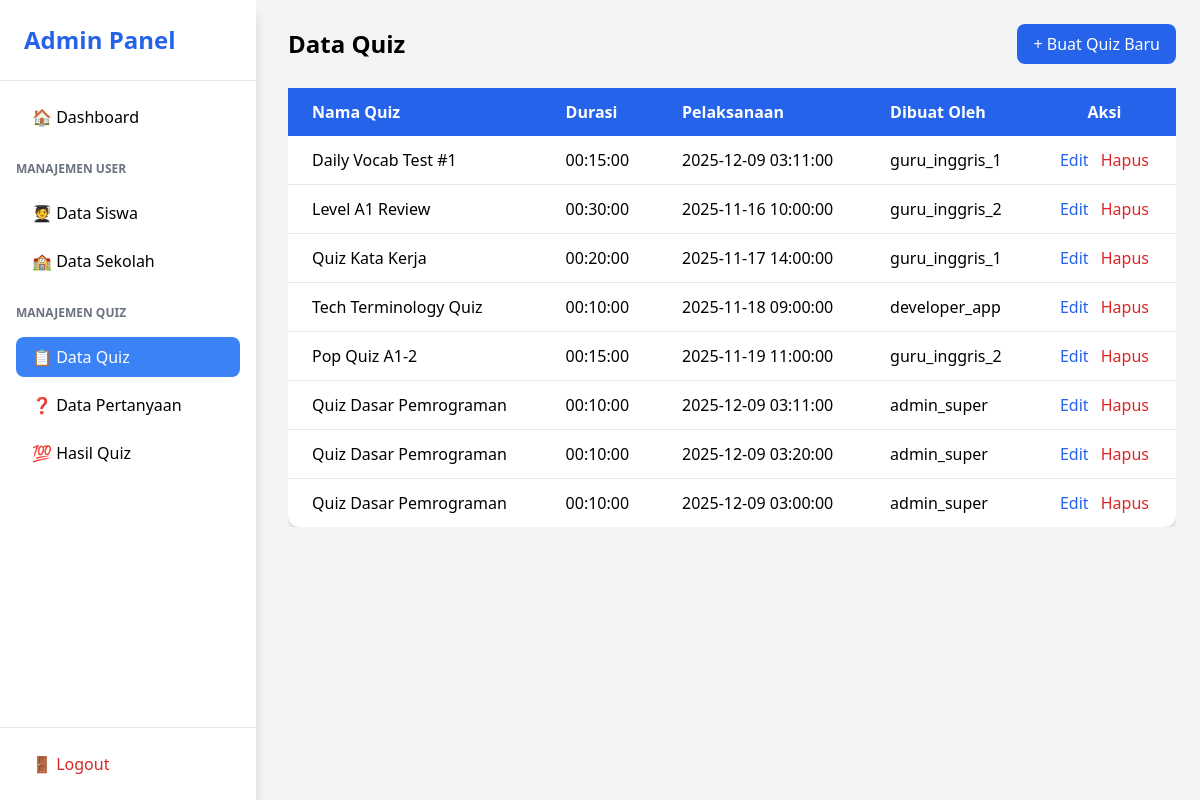
Page /?action=quizAdmin (signed in) on the committed database.
### tables this page shows
CREATE TABLE `quiz` (
  `id_quiz` int NOT NULL AUTO_INCREMENT,
  `nama_quiz` varchar(100) NOT NULL,
  `durasi` time DEFAULT NULL,
  `waktu_pelaksanaan` datetime DEFAULT NULL,
  `waktu_berakhir` datetime DEFAULT NULL,
  `admin_id` int DEFAULT NULL,
  PRIMARY KEY (`id_quiz`),
  KEY `admin_id` (`admin_id`),
  CONSTRAINT `quiz_ibfk_1` FOREIGN KEY (`admin_id`) REFERENCES `admin` (`id_admin`)
);

### controller/admin/quizController.php (called while the page is built, shortened)
<?php
include "config/koneksi.php";
include "model/admin/quizModel.php";
function index(){
    $data = getAllQuiz();
    include "view/admin/quiz.php";
}

### index.php (called while the page is built, shortened)
<?php
$method = $_GET['method'] ?? 'index';
$method();

### model/admin/quizModel.php (called while the page is built, shortened)
<?php
function getAllQuiz() {
    global $conn;
    $query = mysqli_query($conn, "SELECT q.*, a.username as admin_name FROM quiz AS q JOIN admin AS a ON q.admin_id = a.id_admin");
    return mysqli_fetch_all($query, MYSQLI_ASSOC);
}

### view/admin/quiz.php (the view, shortened to what this page needs)
<!DOCTYPE html>
<html lang="id">
<head>
    <script src="https://cdn.tailwindcss.com"></script>
</head>
<body class="bg-gray-100">
<div class="min-h-screen flex">
    <div class="w-64 bg-white shadow-lg fixed top-0 left-0 h-full">
        <?php include 'component/sidebar.php'; ?>
    </div>
    <main class="flex-1 pl-72 p-6">
        <div class="flex justify-between items-center mb-6">
            <h1 class="text-2xl font-bold">Data Quiz</h1>
            <a href="?action=quizAdmin&method=create" class="bg-blue-600 text-white px-4 py-2 rounded-lg hover:bg-blue-700">
                + Buat Quiz Baru
            </a>
        </div>
        <div class="overflow-x-auto">
            <table class="min-w-full bg-white rounded-xl shadow-md">
                <thead class="bg-blue-600 text-white">
                    <tr>
                        <th class="py-3 px-6 text-left">Nama Quiz</th>
                        <th class="py-3 px-6 text-left">Durasi</th>
                        <th class="py-3 px-6 text-left">Pelaksanaan</th>
                        <th class="py-3 px-6 text-left">Dibuat Oleh</th>
                        <th class="py-3 px-6 text-center">Aksi</th>
                    </tr>
                </thead>
                <tbody class="divide-y divide-gray-200">
                    <?php foreach ($data as $row): ?>
                    <tr class="hover:bg-gray-100">
                        <td class="py-3 px-6"><?= $row['nama_quiz']; ?></td>
                        <td class="py-3 px-6"><?= $row['durasi']; ?></td>
                        <td class="py-3 px-6"><?= $row['waktu_pelaksanaan']; ?></td>
                        <td class="py-3 px-6"><?= $row['admin_name']; ?></td>
                        <td class="py-3 px-6 text-center space-x-2">
                            <a href="?action=quizAdmin&method=edit&id=<?= $row['id_quiz']; ?>" class="text-blue-600 hover:underline">Edit</a>
                            <a onclick="return confirm('Yakin ingin menghapus quiz ini?');" href="?action=quizAdmin&method=delete&id=<?= $row['id_quiz']; ?>" class="text-red-600 hover:underline">Hapus</a>
                        </td>
                    </tr>
                    <?php endforeach; ?>
                </tbody>
            </table>
        </div>
    </main>
</div>
</body>
</html>

### rows in the picture
quiz: nama_quiz "Daily Vocab Test #1", durasi "00:15:00", waktu_pelaksanaan "2025-12-09 03:11:00", admin.username "guru_inggris_1"
quiz: nama_quiz "Level A1 Review", durasi "00:30:00", waktu_pelaksanaan "2025-11-16 10:00:00", admin.username "guru_inggris_2"
quiz: nama_quiz "Quiz Kata Kerja", durasi "00:20:00", waktu_pelaksanaan "2025-11-17 14:00:00", admin.username "guru_inggris_1"
quiz: nama_quiz "Tech Terminology Quiz", durasi "00:10:00", waktu_pelaksanaan "2025-11-18 09:00:00", admin.username "developer_app"
quiz: nama_quiz "Pop Quiz A1-2", durasi "00:15:00", waktu_pelaksanaan "2025-11-19 11:00:00", admin.username "guru_inggris_2"
quiz: nama_quiz "Quiz Dasar Pemrograman", durasi "00:10:00", waktu_pelaksanaan "2025-12-09 03:11:00", admin.username "admin_super"
quiz: nama_quiz "Quiz Dasar Pemrograman", durasi "00:10:00", waktu_pelaksanaan "2025-12-09 03:20:00", admin.username "admin_super"
quiz: nama_quiz "Quiz Dasar Pemrograman", durasi "00:10:00", waktu_pelaksanaan "2025-12-09 03:00:00", admin.username "admin_super"
